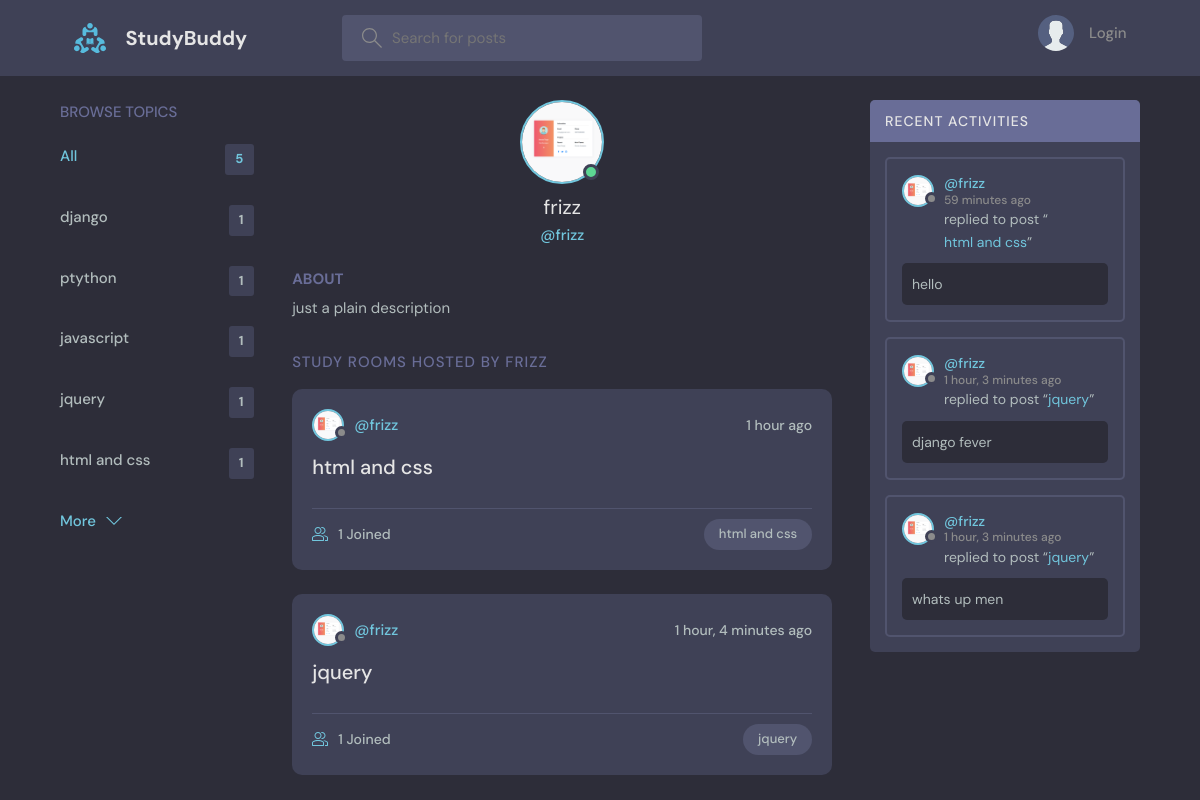
Screenshot of /profile/3/ with the database file from the repository.
### base/models.py (models this page shows, shortened)
class Topic(models.Model):
    name = models.CharField(max_length=200)

class User(AbstractUser):
    name = models.CharField(max_length=200, null=True)
    email = models.EmailField(unique=True, null=True)
    bio = models.TextField(null=True)
    avatar = models.ImageField(
        null=True, default="avatar.svg", upload_to='images')
    USERNAME_FIELD = 'email'
    REQUIRED_FIELDS = ['username']

class Room(models.Model):
    host = models.ForeignKey(User, on_delete=models.CASCADE)
    topic = models.ForeignKey(
        Topic, on_delete=models.SET_NULL, null=True, blank=True)
    name = models.CharField(max_length=200)
    description = models.TextField(null=True, blank=True)
    participants = models.ManyToManyField(
        User, related_name='participants', blank=True)
    created = models.DateTimeField(auto_now_add=True)
    updated = models.DateTimeField(auto_now=True)
    class Meta:
        ordering = ['-updated', '-created']
    def __str__(self):
        return self.name

class Message(models.Model):
    user = models.ForeignKey(User, on_delete=models.CASCADE)
    room = models.ForeignKey(
        Room, on_delete=models.CASCADE, related_name='messages')
    body = models.TextField()
    created = models.DateTimeField(auto_now_add=True)
    updated = models.DateTimeField(auto_now=True)
    class Meta:
        ordering = ['-updated', '-created']

### base/views.py (the view)
# urls.py: path('profile/<str:pk>/', views.user_profile, name='user-profile'),
def user_profile(request, pk):
    user = User.objects.get(id=pk)
    rooms = user.room_set.all()
    room_messages = user.message_set.all()
    topics = Topic.objects.all()
    context = {
        'user': user,
        'rooms': rooms,
        'room_messages': room_messages,
        'topics': topics
    }
    return render(request, 'base/profile.html', context)

### base/templates/base/profile.html (shortened to what this page needs)
{% extends 'main.html' %}
{% block content %}
<main class="profile-page layout layout--3">
  <div class="container">
    {% include 'base/topics_component.html' %}
    <div class="roomList">
      <div class="profile">
        <div class="profile__avatar">
          <div class="avatar avatar--large active">
            <img src="{{user.avatar.url}}" />
          </div>
        </div>
        <div class="profile__info">
          <h3>{{user.name}}</h3>
          <p>@{{user.username}}</p>
        </div>
        <div class="profile__about">
          <h3>About</h3>
          <p>
            {{user.bio}}
          </p>
        </div>
      </div>
      <div class="roomList__header">
        <div>
          <h2>Study Rooms Hosted by {{user.username}}</a>
          </h2>
        </div>
      </div>
      {% include 'base/feed_component.html' %}
    </div>
    {% include 'base/activity_component.html' %}
  </div>
</main>
{% endblock content %}

### base/templates/base/topics_component.html
<div class="topics">
    <div class="topics__header">
        <h2>Browse Topics</h2>
    </div>
    <ul class="topics__list">
        <li>
            <a href="{% url 'home' %}" class="active">All <span>{{topics.count}}</span></a>
        </li>
        {% for topic in topics %}
        <li>
            <a href="{% url 'home' %}?q={{topic.name}}">{{topic.name}}<span>{{topic.room_set.all.count}}</span></a>
        </li>
        {% endfor %}
    </ul>
    <a class="btn btn--link" href="{% url 'topics' %}">
        More
        <svg version="1.1" xmlns="http://www.w3.org/2000/svg" width="32" height="32" viewBox="0 0 32 32">
            <title>chevron-down</title>
            <path d="M16 21l-13-13h-3l16 16 16-16h-3l-13 13z"></path>
        </svg>
    </a>
</div>

### base/templates/base/feed_component.html (shortened to what this page needs)
{% for room in rooms %}
<div class="roomListRoom">
    <div class="roomListRoom__header">
        <a href="{% url 'user-profile' room.host.id %}" class="roomListRoom__author">
            <div class="avatar avatar--small">
                <img src="{{room.host.avatar.url}}" />
            </div>
            <span>@{{room.host.username}}</span>
        </a>
        <div class="roomListRoom__actions">
            <span>{{room.created|timesince}} ago</span>
        </div>
    </div>
    <div class="roomListRoom__content">
        <a href="{% url 'room' room.id %}">{{room.name}}</a>
    </div>
    <div class="roomListRoom__meta">
        <a href="{% url 'room' room.id %}" class="roomListRoom__joined">
            {{room.participants.all.count}} Joined
        </a>
        <p class="roomListRoom__topic">{{room.topic.name}}</p>
    </div>
</div>
{% endfor %}

### base/templates/base/activity_component.html (shortened to what this page needs)
<div class="activities">
    <div class="activities__header">
        <h2>Recent Activities</h2>
    </div>
    {% for message in room_messages %}
    <div class="activities__box">
        <div class="activities__boxHeader roomListRoom__header">
            <a href="{% url 'user-profile' message.user.id %}" class="roomListRoom__author">
                <div class="avatar avatar--small">
                    <img src="{{message.user.avatar.url}}" />
                </div>
                <p>
                    @{{message.user.username}}
                    <span>{{message.created|timesince}} ago</span>
                </p>
            </a>
        </div>
        <div class="activities__boxContent">
            <p>replied to post “<a href="{% url 'room' message.room.id %}">{{message.room}}</a>”</p>
            <div class="activities__boxRoomContent">{{message.body}}</div>
        </div>
    </div>
    {% endfor %}
</div>

### rows the page displays
Topic: name "django", room_set.all.count "1"
Topic: name "ptython", room_set.all.count "1"
Topic: name "javascript", room_set.all.count "1"
Topic: name "jquery", room_set.all.count "1"
Topic: name "html and css", room_set.all.count "1"
User: avatar (picture), name "frizz", username "frizz", bio "just a plain description", username "FRIZZ"
Room: host.avatar (picture), host.username "frizz", created "1 hour", name "html and css", participants.all.count "1", topic.name "html and css"
Room: host.avatar (picture), host.username "frizz", created "1 hour, 4 minutes", name "jquery", participants.all.count "1", topic.name "jquery"
Message: user.avatar (picture), user.username "frizz", created "59 minutes", room "html and css", body "hello"
Message: user.avatar (picture), user.username "frizz", created "1 hour, 3 minutes", room "jquery", body "django fever"
Message: user.avatar (picture), user.username "frizz", created "1 hour, 3 minutes", room "jquery", body "whats up men"

### other values shown
{{ topics.count }} "5"
